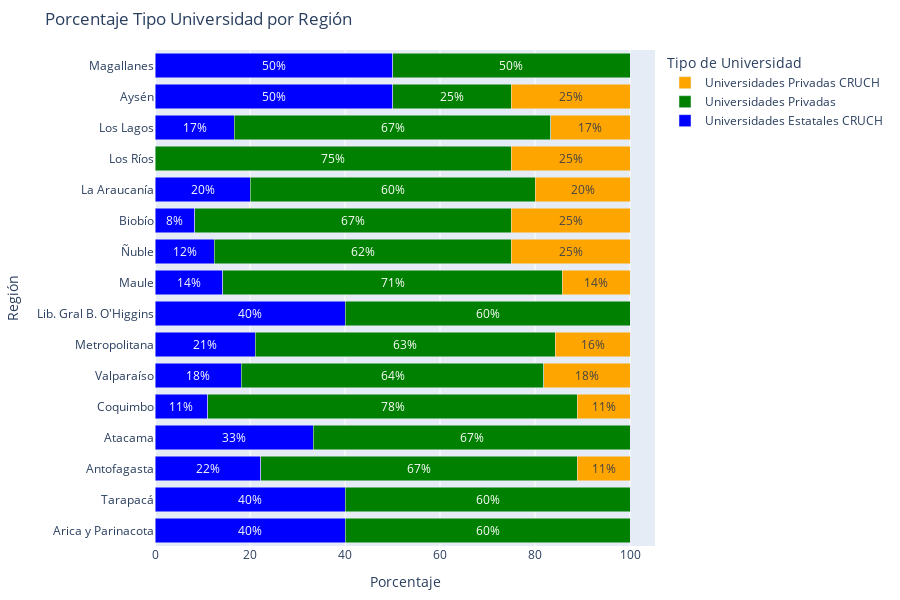

Source (notebook cell):
### Code cell
plot_tipo_universidad_por_region_plotly(data['set_a'], tipos_universidad, orden_regiones)

### Figure 1 — Plotly figure (JSON) as saved in the notebook; plotly's stock layout.template omitted (floating-point values rounded to 4 significant figures)
{"data": [{"insidetextanchor": "middle", "marker": {"color": "blue"}, "name": "Universidades Estatales CRUCH", "orientation": "h", "text": ["40%", "40%", "22%", "33%", "11%", "18%", "21%", "40%", "14%", "12%", "8%", "20%", "0%", "17%", "50%", "50%"], "textposition": "inside", "type": "bar", "x": [40.0, 40.0, 22.22, 33.33, 11.11, 18.18, 21.05, 40.0, 14.29, 12.5, 8.333, 20.0, 0.0, 16.67, 50.0, 50.0], "y": ["Arica y Parinacota", "Tarapacá", "Antofagasta", "Atacama", "Coquimbo", "Valparaíso", "Metropolitana", "Lib. Gral B. O'Higgins", "Maule", "Ñuble", "Biobío", "La Araucanía", "Los Ríos", "Los Lagos", "Aysén", "Magallanes"]}, {"insidetextanchor": "middle", "marker": {"color": "green"}, "name": "Universidades Privadas", "orientation": "h", "text": ["60%", "60%", "67%", "67%", "78%", "64%", "63%", "60%", "71%", "62%", "67%", "60%", "75%", "67%", "25%", "50%"], "textposition": "inside", "type": "bar", "x": [60.0, 60.0, 66.67, 66.67, 77.78, 63.64, 63.16, 60.0, 71.43, 62.5, 66.67, 60.0, 75.0, 66.67, 25.0, 50.0], "y": ["Arica y Parinacota", "Tarapacá", "Antofagasta", "Atacama", "Coquimbo", "Valparaíso", "Metropolitana", "Lib. Gral B. O'Higgins", "Maule", "Ñuble", "Biobío", "La Araucanía", "Los Ríos", "Los Lagos", "Aysén", "Magallanes"]}, {"insidetextanchor": "middle", "marker": {"color": "orange"}, "name": "Universidades Privadas CRUCH", "orientation": "h", "text": ["0%", "0%", "11%", "0%", "11%", "18%", "16%", "0%", "14%", "25%", "25%", "20%", "25%", "17%", "25%", "0%"], "textposition": "inside", "type": "bar", "x": [0.0, 0.0, 11.11, 0.0, 11.11, 18.18, 15.79, 0.0, 14.29, 25.0, 25.0, 20.0, 25.0, 16.67, 25.0, 0.0], "y": ["Arica y Parinacota", "Tarapacá", "Antofagasta", "Atacama", "Coquimbo", "Valparaíso", "Metropolitana", "Lib. Gral B. O'Higgins", "Maule", "Ñuble", "Biobío", "La Araucanía", "Los Ríos", "Los Lagos", "Aysén", "Magallanes"]}], "layout": {"barmode": "stack", "height": 600, "legend": {"title": {"text": "Tipo de Universidad"}}, "margin": {"b": 50, "l": 50, "r": 200, "t": 50}, "title": {"text": "Porcentaje Tipo Universidad por Región"}, "xaxis": {"title": {"text": "Porcentaje"}}, "yaxis": {"title": {"text": "Región"}}}}
